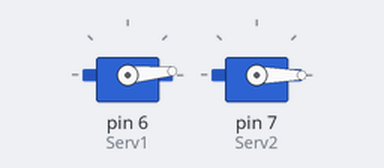
Bench run of a sketch on a simulated Arduino Uno, built with avr-gcc and run on an emulated ATmega328P. Parts: 2 × servo.

Above: at 0.1 s.
At 10.74 s:
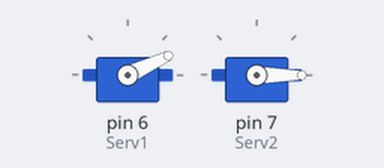
At 20.03 s:
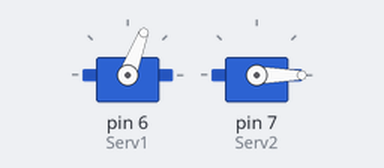
At 39.57 s:
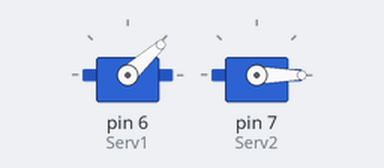
Timing chart, 0 to 40.0 s (numbered marks = the images above):
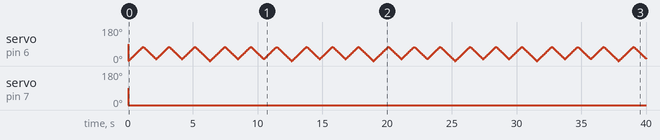

Measured:
- by itself, servo on pin 7 (Serv2): 90° → 0° at 0.04 s

The sketch:

ArmCode_FinalVer.ino
```cpp
/*
Greeting Rams - Arm Code - Condensed Version
          This code is for controlling Servo Motors using Arduino
          Code has been condensed to look a little neater than before
Author: Jose Mojica-Ramos
Edited: April 18, 2025
*/

#include <Servo.h>
#include <Wire.h>
#include <Adafruit_PWMServoDriver.h>

// Initialize PWM driver
Adafruit_PWMServoDriver pwm = Adafruit_PWMServoDriver();

// Define servo parameters
#define SERVOMIN 140  // Minimum pulse length count (out of 4096)
#define SERVOMAX 520  // Maximum pulse length count (out of 4096)

// Servo definitions
Servo Serv1;  // Front-facing Servo
Servo Serv2;  // Back-facing Servo

// Global variables for servo movement
int armHeight = 75;            // Maximum arm height for waving
int posSer1, posSer2 = 0;      // Initial positions for Servos

void setup() {
  Serial.begin(9600);

  // Attach servos to PWM pins or standard pins
  Serv1.attach(6);  // Pin for Servo 1
  Serv2.attach(7);  // Pin for Servo 2

  // Initialize PWM driver
  pwm.begin();
  pwm.setPWMFreq(60);  // Set frequency to 60 Hz for servos
  delay(10);
}

void loop() {
  delay(10);  // Short delay before starting movement

  liftArm();   // Lift arm to waving position
  waveArm(2);  // Perform waving motion twice
  lowerArm();  // Lower arm back to resting position
}

// Function to lift the arm
void liftArm() {                                          // Moves arms 50 degrees
  for (posSer1 = 0; posSer1 <= armHeight; posSer1++) {
    posSer2--;                                            // Mirror movement for Servo 2 in opposite direction
    moveServos(posSer1, posSer2);
  }
}

// Function to wave the arm
void waveArm(int reps) {
  for (int i = 0; i < reps; i++) {
    // Move arm down
    for (posSer1 = armHeight; posSer1 >= 10; posSer1--) {
      posSer2++;
      moveServos(posSer1, posSer2);
    }
    // Move arm up
    for (posSer1 = 10; posSer1 <= armHeight; posSer1++) {     // Might be posSer1 >= armHeight
      posSer2--;
      moveServos(posSer1, posSer2);
    }
  }
}

// Function to lower the arm
void lowerArm() {
  for (posSer1 = armHeight; posSer1 >= 0; posSer1--) {
    posSer2++;
    moveServos(posSer1, posSer2);
  }
}

// Function to move both servos
void moveServos(int pos1, int pos2) {
  Serv1.write(pos1);  // Set Servo 1 to position
  Serv2.write(pos2);  // Set Servo 2 to position
  delay(15);          // Delay for smooth movement
}
```
